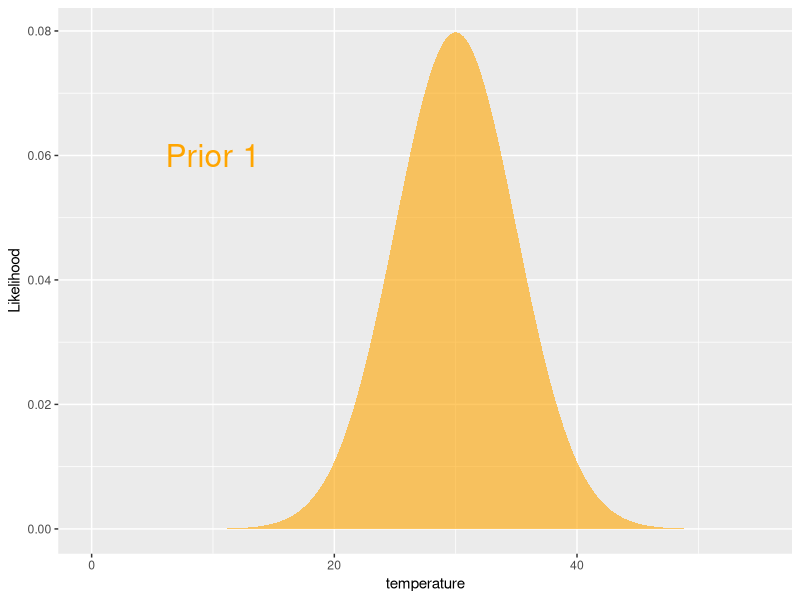
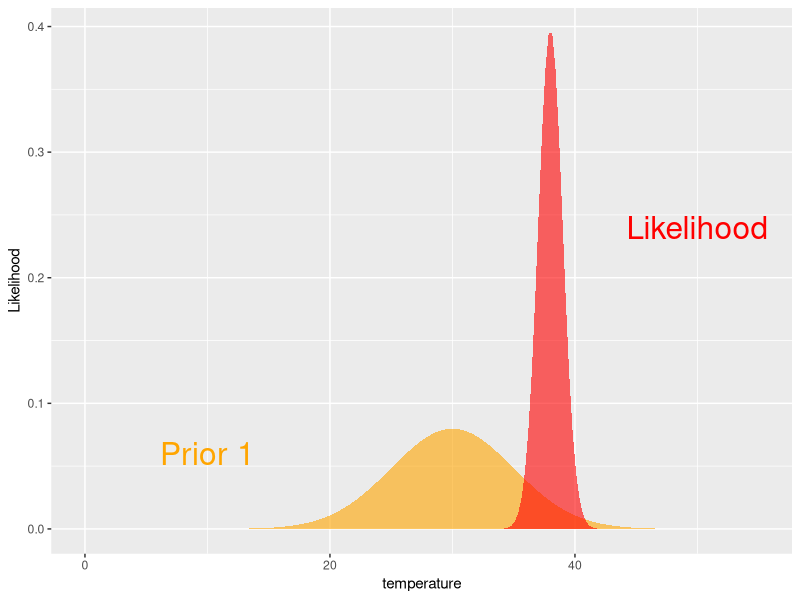
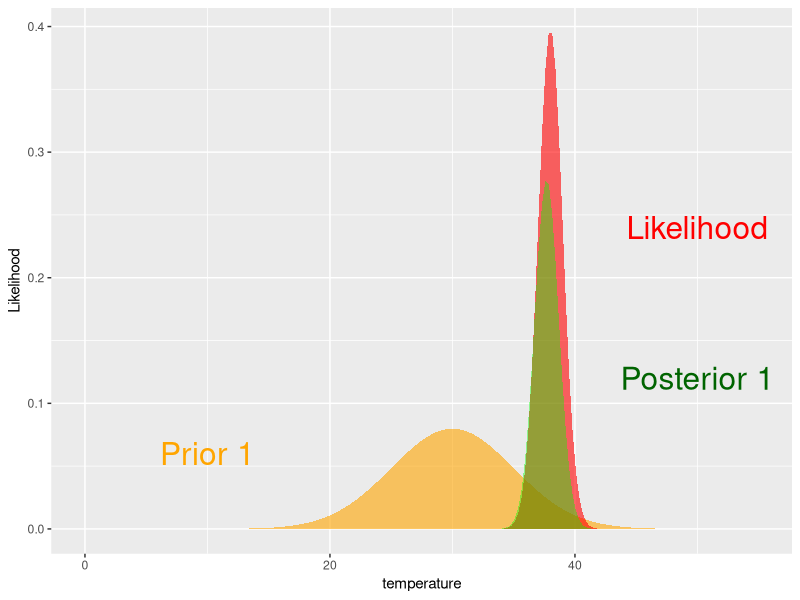
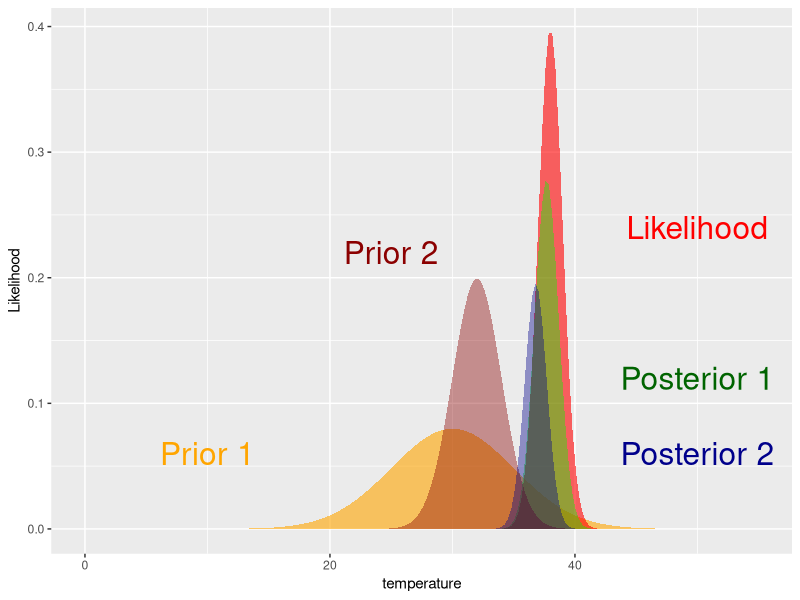

Source code (R) for these figures, in order:
## ---- chunk 1
require(knitr)
## ---- chunk 2
predicted.mean.1 = 30
predicted.sd.1 = 5

prior.M1 <- function(temperature){ 
  dnorm(temperature, 
        mean = predicted.mean.1, 
        sd = predicted.sd.1) 
}
## ---- chunk 3
require(ggplot2)
## ---- chunk 4
range <- data.frame(temperature = seq(0, 55, length.out = 200))
## ---- chunk 5
g <- ggplot()
## ---- chunk 6
g <- g + 
  geom_ribbon(data = range,
          aes(x = temperature, ymin = 0, 
              ymax = prior.M1(temperature)), 
          fill = "orange", alpha = 0.6)
## ---- chunk 7
g <- g + geom_text(aes(x = 10, y = 0.06, 
                  label = "Prior 1"),
                  color = "orange", size = 8) + ylab("Likelihood")
g
## ---- chunk 8
sample.temperature = 38
measurement.error = 1
## ---- chunk 9
likelihood <- function(temperature){ 
  dnorm(temperature, mean = sample.temperature, sd = measurement.error) 
}
## ---- chunk 10
g <- g + 
  geom_ribbon(data = range,
          aes(x = temperature, ymin = 0, 
              ymax = likelihood(temperature)), 
          fill = "red", alpha = 0.6) +
   geom_text(aes(x = 50, y = 0.24, 
                  label = "Likelihood"),
                  color = "red", size = 8)

g
## ---- chunk 11
posterior <- function(temperature, prior, scale.factor){ 
  scale.factor * prior(temperature) * likelihood(temperature)
}
## ---- chunk 12
g <- g + 
  geom_ribbon(data = range,
          aes(x = temperature, ymin = 0, 
              ymax = posterior(temperature, prior.M1, 30)), 
          fill = "green", alpha = 0.4) + 
  geom_text(aes(x = 50, y = 0.12, 
          label = "Posterior 1"),
          color = "darkgreen", size = 8)
g
## ---- chunk 13
predicted.mean.2 = 32
predicted.sd.2 = 2

prior.M2 <- function(temperature){ 
  dnorm(temperature, 
        mean = predicted.mean.2, 
        sd = predicted.sd.2) 
}
## ---- chunk 14
g <- g + 
  geom_ribbon(data = range,
          aes(x = temperature, ymin = 0, 
              ymax = prior.M2(temperature)), 
          fill = "darkred", alpha = 0.4) + 
  geom_text(aes(x = 25, y = 0.22, 
          label = "Prior 2"),
          color = "darkred", size = 8) + 
  geom_ribbon(data = range,
          aes(x = temperature, ymin = 0, 
              ymax = posterior(temperature, prior.M2, 90)), 
          fill = "darkblue", alpha = 0.4) + 
  geom_text(aes(x = 50, y = 0.06, 
          label = "Posterior 2"),
          color = "darkblue", size = 8)
g
## ---- chunk 15

evidence.for.m1 = dnorm(sample.temperature, 
                        mean = predicted.mean.1,
                        sd = measurement.error + predicted.sd.1
                        )

evidence.for.m2 = dnorm(sample.temperature, 
                        mean = predicted.mean.2,
                        sd = measurement.error + predicted.sd.2
                        )

K = evidence.for.m1 / evidence.for.m2
## ---- chunk 16
cat(paste("The value for K in our example is ", round(K, 2), ". So $M_1$ is slightly preferred over $M_2$ even though $M_2$ is more precise. However the strength of the evidence is 'barely worth mentioning' so we will end our analysis here.", sep = ""))
